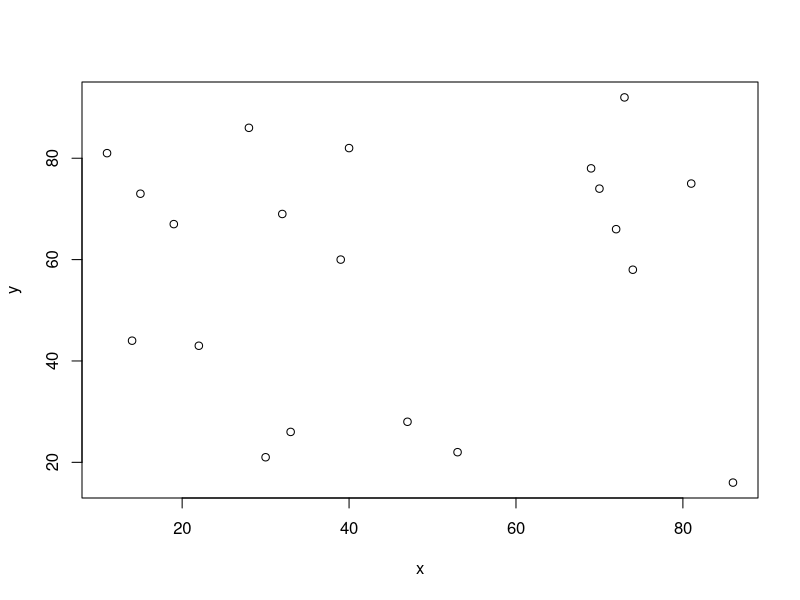

Recreate this plot in R.
## ---- chunk 1
    x <- sample ( x = 1:100, size = 20)
## ---- chunk 2
    y <- sample (x = 1:100, size = 20)
## ---- chunk 3
    my_data  <- data.frame(x,y)
## ---- chunk 4
plot(my_data)
